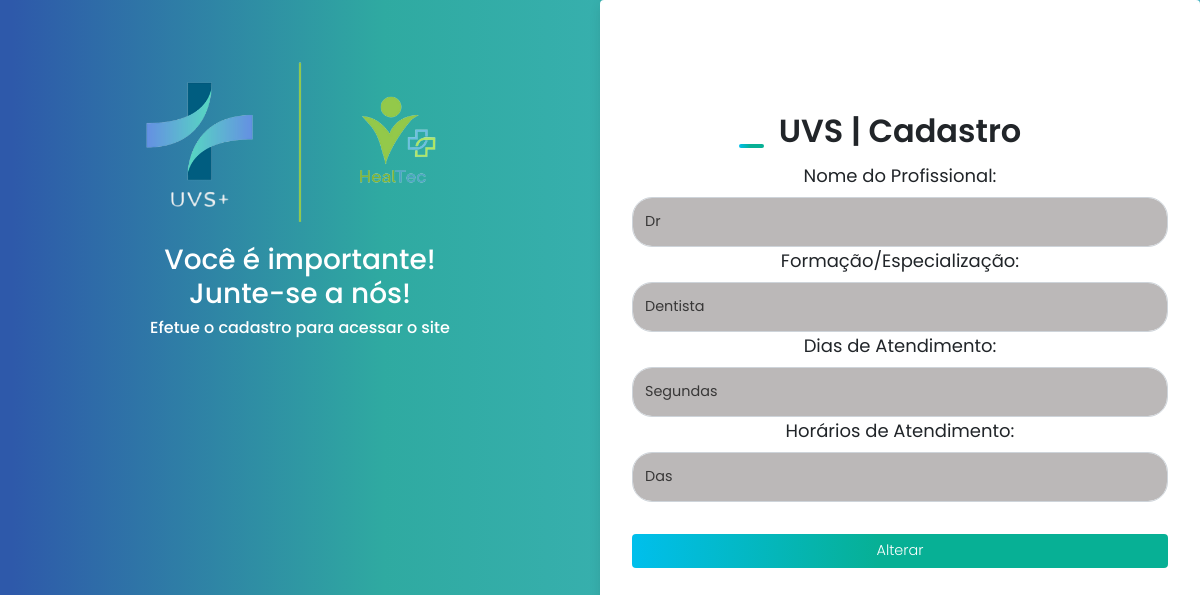
Before: /PHP/edit2.php?id=10 with the older database file.
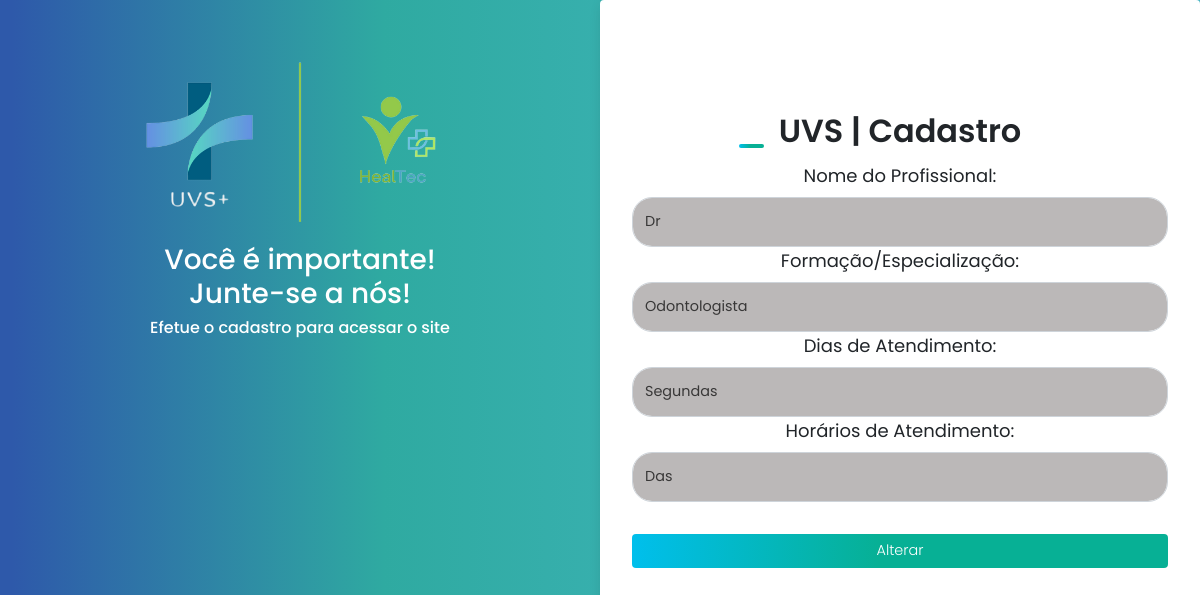
After: the same page with the newer database file.
### tables this page shows
CREATE TABLE `tbmedicos` (
  `profissional` varchar(100) NOT NULL,
  `formacao` varchar(100) NOT NULL,
  `dias` varchar(100) NOT NULL,
  `horarios` varchar(100) NOT NULL,
  `Id` int(11) NOT NULL
);

### PHP/edit2.php (the view, shortened to what this page needs)
<?php
    include_once('../banco/dbconnect.php');
    if(!empty($_GET['id']))
    {
        $id = $_GET['id'];
        $sqlSelect2 = "SELECT *  FROM tbmedicos WHERE Id=$id";
        $result2 = $conexao->query($sqlSelect2);
     if($result2->num_rows > 0){
         while( $user_data2 = mysqli_fetch_assoc($result2)){
            $nome = $user_data2['profissional'];
            $formacao = $user_data2['formacao'];
            $dias = $user_data2['dias'];
            $horario = $user_data2['horarios'];
         }
    }
    }else{
        header('Location:../pages/conta.php');
    }
?>
<!DOCTYPE html>
<html lang="pt-br">
<head>
    <link rel="stylesheet" href="https://stackpath.bootstrapcdn.com/bootstrap/4.1.3/css/bootstrap.min.css">
    <link rel="stylesheet" href="../CSS/login.css">
</head>
<body>
  <div class="login1">
  <img id="imagem1" src="../IMAGENS/logo.png" width="70%" ></img>
     <h3>Você é importante!<br>
         Junte-se a nós!
     <h3>
     <p>Efetue o cadastro para acessar o site</p>
   </div>
    <main class="container">
        <h2>UVS | Cadastro</h2>
        <form name="form1" method="post" action="saveEdit.php" onsubmit="return valida_form()">
        <div class="input-field">
                <label>Nome do Profissional:</label>
                <input class="form-control" type="text" name="nome" id="nome"
                    placeholder="insira o nome" value=<?php echo $nome; ?>>
                <label>Formação/Especialização:</label>
                <input class="form-control" type="text" name="formacao" id="formacao"
                    placeholder="Insira a formação" value=<?php echo $formacao; ?>>
                <label>Dias de Atendimento:</label>
                <input class="form-control" type="text" name="dias" id="dias"
                    placeholder="insira os dias" value=<?php echo $dias; ?>>
                <label>Horários de Atendimento:</label>
                <input class="form-control" type="text" name="horarios" id="horarios"
                    placeholder="insira os horários" value=<?php echo $horario; ?>>
            </div>
            <input type="submit"  name="alterar2" value="Alterar">
        </form>
    </main>
</body>
</html>

Changed rows visible on the page:
changed tbmedicos: formacao "Dentista" → "Odontologista"
